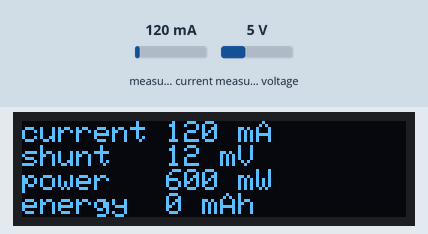
A sketch run on a simulated ESP8266 (NodeMCU). On the bench: 128×32 one-colour display. Inputs (shaded band) come from the test bench; at power-on: measured current 120 mA, measured voltage 5 V.

Above: at 1.2 s.
1.3 s: measured current set to 40 mA
At 5.4 s:
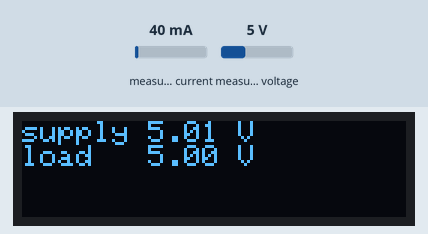
At 11.2 s:
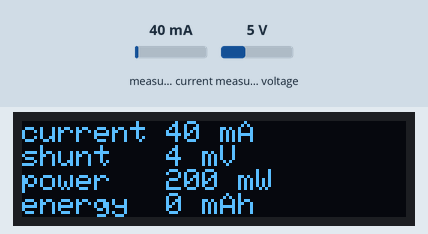
Timing chart, 0 to 12.7 s (numbered marks = the images above; inputs shaded):
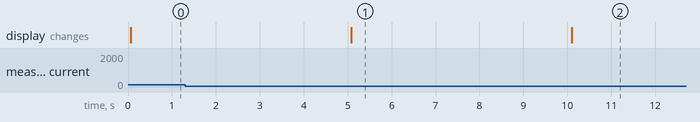

Measured:
- after the input at 1.3 s, the display: first differs from a run without the input after 8.8 s (image 2)
- what the display in image 1 shows lasts 5.0 s, from 5.1 s to 10.1 s

The sketch:

Listing18-7.ino
```cpp
/*******************************************************************************
 * Sketch name: Current sensor (INA219)
 * Description: Display current on OLED screen
 * Created on:  October 2020
 * Author:      Neil Cameron
 * Book:        Electronics Projects with the ESP8266 and ESP32
 * Chapter :    18 - Measuring electricity
 ******************************************************************************/

#include <Adafruit_INA219.h>        // define Adafruit_INA219 lib
Adafruit_INA219 ina219;       // default I2C, associate ina219 with lib
#include <Adafruit_SSD1306.h>       // Adafruit SSD1306 library
int width = 128;            // OLED screen size
int height = 32;            // associate oled with SSD1306
Adafruit_SSD1306 oled(width, height, &Wire, -1);
float shunt, load, supply, current, power;
float energy = 0;

void setup()
{
  ina219.begin();
//  ina219.setCalibration_32V_2A();     // default precision option
//  ina219.setCalibration_32V_1A();     // intermediate option
  ina219.setCalibration_16V_400mA();    // high precision option
  oled.begin(SSD1306_SWITCHCAPVCC, 0x3C);   // OLED I2C address
  oled.clearDisplay();          // clear OLED display
  oled.setTextColor(WHITE);       // set font color
  oled.setTextSize(1);          // set font size (1, 2, 3 or 4)
  oled.display();           // update display instructions
}

void loop()
{
  shunt = ina219.getShuntVoltage_mV();    // shunt voltage in mV
  load = ina219.getBusVoltage_V();      // load voltage in V
  supply = load + shunt / 1000.0;     // supply voltage in V
  current = ina219.getCurrent_mA();     // current in mA
  power = ina219.getPower_mW();     // power in mW
  energy = energy + power / 3600.0;     // energy in mAh
  oled.clearDisplay();
  oled.setCursor(0,0);          // display results
  oled.print("current ");oled.print(current,0); oled.println(" mA");
  oled.print("shunt   ");oled.print(shunt,0); oled.println(" mV");
  oled.print("power   ");oled.print(power,0); oled.println(" mW");
  oled.print("energy  ");oled.print(energy,0); oled.print(" mAh");
  oled.display();
  delay(5000);
  oled.clearDisplay();
  oled.setCursor(0,0);          // display supply and load V
  oled.print("supply ");oled.print(supply); oled.println(" V");
  oled.print("load   ");oled.print(load); oled.println(" V");
  oled.display();
  delay(5000);
}
```
